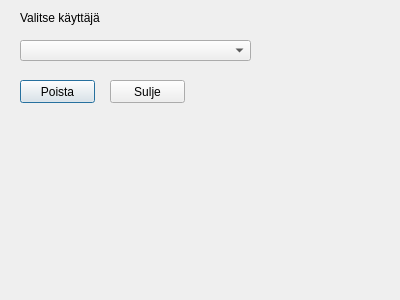
<?xml version="1.0" encoding="UTF-8"?>
<ui version="4.0">
 <class>Dialog</class>
 <widget class="QDialog" name="Dialog">
  <property name="geometry">
   <rect>
    <x>0</x>
    <y>0</y>
    <width>400</width>
    <height>300</height>
   </rect>
  </property>
  <property name="windowTitle">
   <string>Dialog</string>
  </property>
  <widget class="QComboBox" name="userComboBox">
   <property name="geometry">
    <rect>
     <x>20</x>
     <y>40</y>
     <width>231</width>
     <height>21</height>
    </rect>
   </property>
  </widget>
  <widget class="QLabel" name="userLabel">
   <property name="geometry">
    <rect>
     <x>20</x>
     <y>10</y>
     <width>91</width>
     <height>16</height>
    </rect>
   </property>
   <property name="text">
    <string>Valitse käyttäjä</string>
   </property>
  </widget>
  <widget class="QPushButton" name="removePushButton">
   <property name="geometry">
    <rect>
     <x>20</x>
     <y>80</y>
     <width>75</width>
     <height>23</height>
    </rect>
   </property>
   <property name="text">
    <string>Poista</string>
   </property>
  </widget>
  <widget class="QPushButton" name="closePushButton">
   <property name="geometry">
    <rect>
     <x>110</x>
     <y>80</y>
     <width>75</width>
     <height>23</height>
    </rect>
   </property>
   <property name="text">
    <string>Sulje</string>
   </property>
  </widget>
 </widget>
 <resources/>
 <connections/>
</ui>
